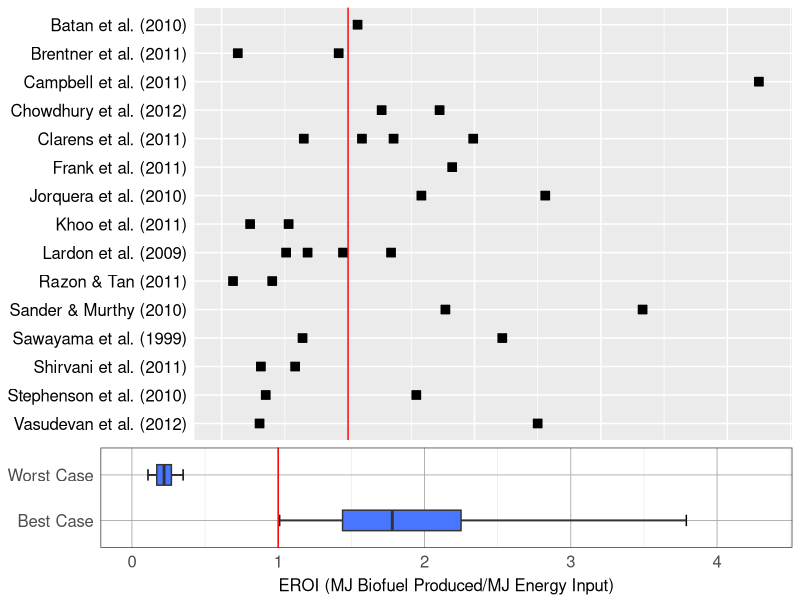
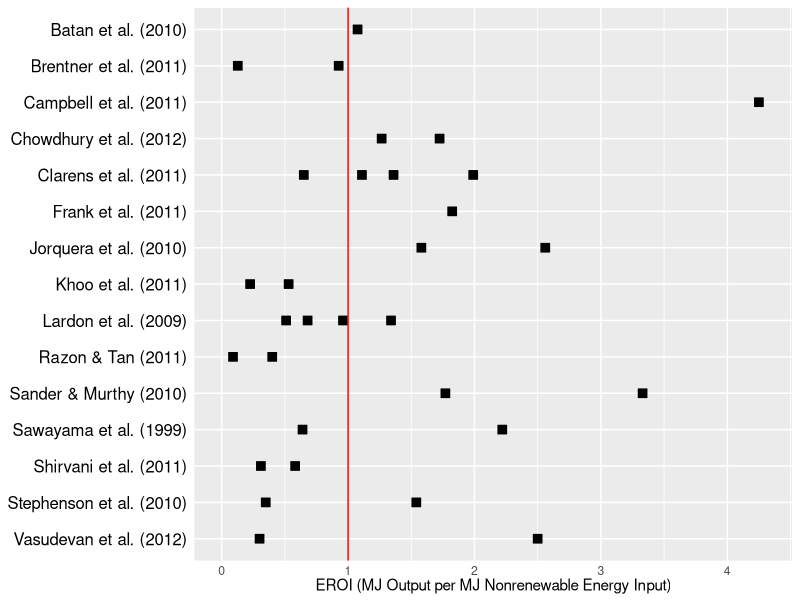
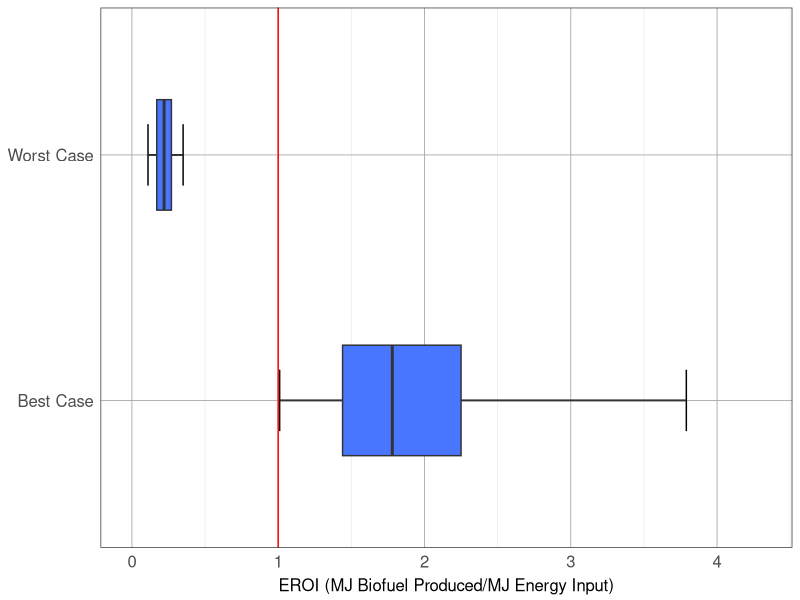

These figures' R source, in order:
library(ggplot2)
library(plyr)
library(grid)

#Set working directory
setwd("/Users/Deborah/documents/R_BoxPlots")

#To import data
abc <- read.table('Lit_NER_June2012.csv', header=FALSE, sep=',')
colnames(abc)<- c("Author","EROI")
abc

# Input Cornell Values
cornell <- read.table('cornell_worst_best.csv', header=FALSE, sep=',')
colnames(cornell)<- c("Author", "min", "Q1", "median", "Q3", "max")
cornell

#######Draw lit values

a <- ggplot() 
a <- a + geom_point( data = abc, aes(x= Author, y = EROI),shape = 22, fill = "black", size = 3)+
  xlim("Vasudevan et al. (2012)","Stephenson et al. (2010)", "Shirvani et al. (2011)", "Sawayama et al. (1999)", "Sander & Murthy (2010)", 
       "Razon & Tan (2011)", "Lardon et al. (2009)", "Khoo et al. (2011)", "Jorquera et al. (2010)", "Frank et al. (2011)", "Clarens et al. (2011)", 
       "Chowdhury et al. (2012)", "Campbell et al. (2011)", "Brentner et al. (2011)", "Batan et al. (2010)") +
  ylim(c(0, 4.3)) +
  geom_hline(yintercept = 1, color = "red") +
  coord_flip() + labs(x = "", y = "EROI (MJ Output per MJ Nonrenewable Energy Input)") +
  theme(axis.ticks= element_blank(), axis.text.x = NULL,  axis.text.y = element_text(size=12, color = 'black'),
  axis.title.x = NULL, axis.title.y = NULL, legend.position = "none")

#Create boxplots for Cornell data
b <- ggplot()
b <- b + geom_errorbar(data = cornell, aes( x = Author, ymin = `min`, lower = `Q1`, middle = `median`, upper = `Q3`, ymax = `max`), 
                stat = "identity", width = 0.25)+
    geom_boxplot(data = cornell, aes (x = Author, ymin = `min`, lower = `Q1`, middle = `median`, upper = `Q3`, ymax = `max`, width = 0.45), 
    stat = "identity", fill = "royalblue1") + 
    xlim( "Best Case", "Worst Case") + 
    ylim(c(0, 4.3)) +
    geom_hline(yintercept = 1, color = "red") +
    coord_flip() + labs(x = "", y = "EROI (MJ Biofuel Produced/MJ Energy Input)") +
    theme_bw() + theme(axis.text.x = element_text(size=12), axis.text.y = element_text(size=12), 
    axis.title.x = element_text(size=12, vjust=0.3),axis.title.y = NULL, legend.position = "none") +
    theme(axis.ticks = element_blank(), panel.grid.major = element_line(colour = "dark gray", size = 0.3))
#save plot as eps
# ggsave(file = "NERlitb.eps", width = 9, height = 6)

# ggsave(file = "NER_litB.png", dpi = 600, width = 9, height = 6)

#####
#pdf("polishing-layout1.pdf", width = 8, height = 6)
#grid.newpage()
pushViewport(viewport(layout = grid.layout(15, 8, just = "right")))
vplayout <- function(x, y)
  viewport(layout.pos.row = x, layout.pos.col = y)
print(a, vp = vplayout(1:12, 1:8))
print(b, vp = vplayout(12:15, 1:8))
#dev.off()

######
